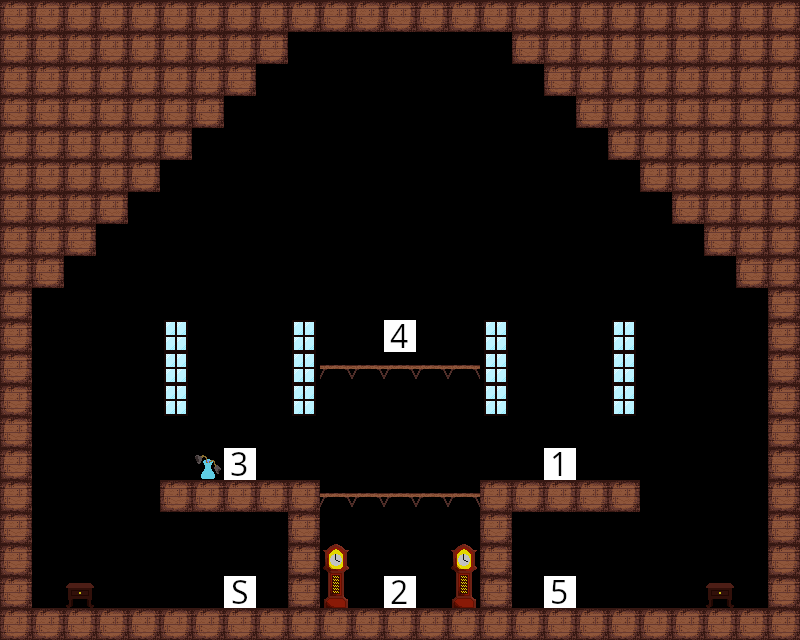

Tiled map render using the project's own tile images. Description and the whole map definition, tile-layer contents included, below:
An orthogonal 25x20 tile map with 32x32 px tiles, 1 tile layer (Tile Layer 1).

<map version="1.10" tiledversion="1.10.2" orientation="orthogonal" renderorder="right-down" width="25" height="20" tilewidth="32" tileheight="32" infinite="0" nextlayerid="2" nextobjectid="1">
 <editorsettings>
  <export target="../assets/levels/LevelVase.csv" format="csv" />
 </editorsettings>
 <tileset firstgid="1" source="tiles.tsx" />
 <layer id="1" name="Tile Layer 1" width="25" height="20">
  <data encoding="csv">
2,2,2,2,2,2,2,2,2,2,2,2,2,2,2,2,2,2,2,2,2,2,2,2,2,
2,2,2,2,2,2,2,2,2,0,0,0,0,0,0,0,2,2,2,2,2,2,2,2,2,
2,2,2,2,2,2,2,2,0,0,0,0,0,0,0,0,0,2,2,2,2,2,2,2,2,
2,2,2,2,2,2,2,0,0,0,0,0,0,0,0,0,0,0,2,2,2,2,2,2,2,
2,2,2,2,2,2,0,0,0,0,0,0,0,0,0,0,0,0,0,2,2,2,2,2,2,
2,2,2,2,2,0,0,0,0,0,0,0,0,0,0,0,0,0,0,0,2,2,2,2,2,
2,2,2,2,0,0,0,0,0,0,0,0,0,0,0,0,0,0,0,0,0,2,2,2,2,
2,2,2,0,0,0,0,0,0,0,0,0,0,0,0,0,0,0,0,0,0,0,2,2,2,
2,2,0,0,0,0,0,0,0,0,0,0,0,0,0,0,0,0,0,0,0,0,0,2,2,
2,0,0,0,0,0,0,0,0,0,0,0,0,0,0,0,0,0,0,0,0,0,0,0,2,
2,0,0,0,0,23,0,0,0,23,0,0,104,0,0,23,0,0,0,23,0,0,0,0,2,
2,0,0,0,0,23,0,0,0,23,3,3,3,3,3,23,0,0,0,23,0,0,0,0,2,
2,0,0,0,0,23,0,0,0,23,0,0,0,0,0,23,0,0,0,23,0,0,0,0,2,
2,0,0,0,0,0,0,0,0,0,0,0,0,0,0,0,0,0,0,0,0,0,0,0,2,
2,0,0,0,0,0,22,103,0,0,0,0,0,0,0,0,0,101,0,0,0,0,0,0,2,
2,0,0,0,0,2,2,2,2,2,3,3,3,3,3,2,2,2,2,2,0,0,0,0,2,
2,0,0,0,0,0,0,0,0,2,0,0,0,0,0,2,0,0,0,0,0,0,0,0,2,
2,0,0,0,0,0,0,0,0,2,0,0,0,0,0,2,0,0,0,0,0,0,0,0,2,
2,0,21,0,0,0,0,6,0,2,25,0,102,0,25,2,0,105,0,0,0,0,21,0,2,
2,2,2,2,2,2,2,2,2,2,2,2,2,2,2,2,2,2,2,2,2,2,2,2,2
</data>
 </layer>
</map>
